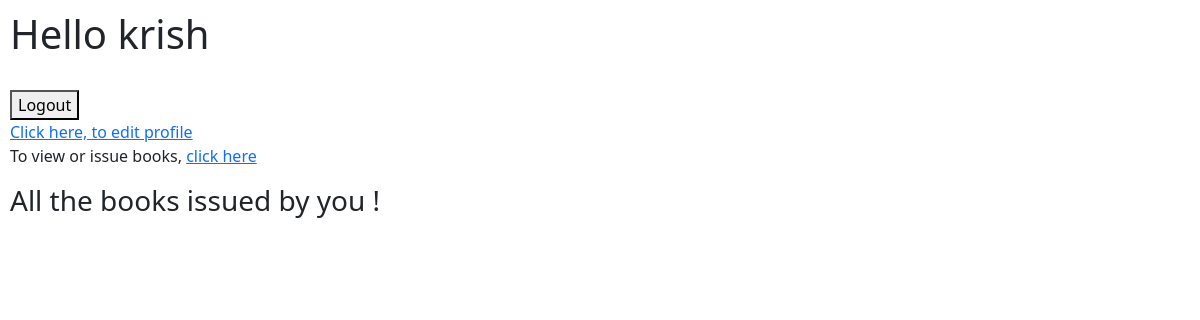
Before: /user/dashboard (signed in) with the older database file.
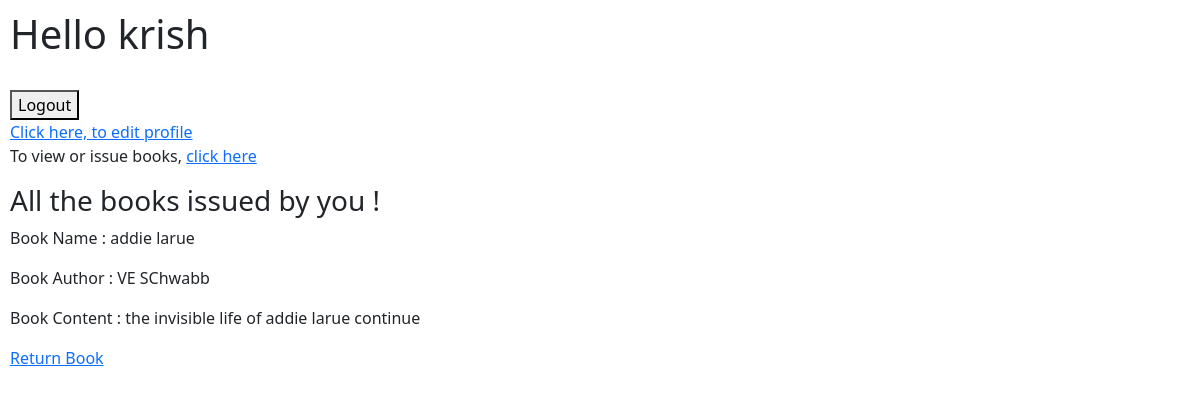
After: the same page with the newer database file.
### library/models.py (models this page shows, shortened)
class Book(db.Model):
    __tablename__ = "BOOK"
    id = db.Column(db.Integer, primary_key=True, autoincrement=True)
    name = db.Column(db.String(100), nullable=False)
    author = db.Column(db.String(100), nullable=False)
    content = db.Column(db.Text, nullable=False)
    section_id = db.Column(db.Integer, db.ForeignKey('SECTION.id'), nullable=False)
    issues = db.Relationship('Issue', backref="book_issues", cascade="all, delete")

### library/routes.py (the view)
@app.route("/user/dashboard")
def user_dashboard():
    if session.get("username") is None:
        return render_template("no_login.html")
    if session.get("username") == "admin":
        return render_template("admin_not_allowed.html")
    username = session.get("username")
    user_id = get_user_id()
    existing_user = models.User.query.filter(
        models.User.username == username).first()
    issue_records = models.Issue.query.filter(
        models.Issue.user_id == user_id, models.Issue.active_status == True).all()
    modified_issue_records = []
    for ir in issue_records:
        modified_issue_records.append(modify_the_issue_record(ir))
    data = {
        "user": existing_user,
        "issued_books": modified_issue_records,
    }
    return render_template("user_dashboard.html", data=data)

### library/routes.py (called while the page is built)
def modify_the_issue_record(issue_record):
    b = models.Book.query.get(issue_record.book_id)
    s = models.Section.query.get(b.section_id)
    u = models.User.query.get(issue_record.user_id)
    modified_issue_record = {
        "issue_id": issue_record.id,
        "book_id": b.id,
        "user_id": u.id,
        "username": u.username,
        "name": b.name,
        "author": b.author,
        "content": b.content,
        "section_name": s.name,
        "date_issued": issue_record.date_issued,
        "status": issue_record.active_status,
        "rating": issue_record.rating,
        "return_date": issue_record.return_date
    }
    return modified_issue_record

def get_user_id():
    user = models.User.query.filter(
        models.User.username == session.get("username")).first()
    if user is None:
        return None
    return user.id

### library/templates/user_dashboard.html (shortened to what this page needs)
<!DOCTYPE html>
<html lang="en">
  <head>
    <link
      href="https://cdn.jsdelivr.net/npm/bootstrap@5.3.3/dist/css/bootstrap.min.css"
      rel="stylesheet"
    />
  </head>
  <body>
    {% if session and not session["username"] == "admin" %}
    <h1>Hello {{ session["username"] }}</h1>
    <br />
    <form action="/logout" method="post">
      <button>Logout</button>
    </form>
    <a href="/user/{{ data['user'].id }}">Click here, to edit profile</a>
    <p>To view or issue books, <a href="/library">click here</a></p>
    <h3>All the books issued by you !</h3>
    {% for ib in data["issued_books"] %}
    <p>Book Name : {{ ib.name }}</p>
    <p>Book Author : {{ ib.author }}</p>
    <p>Book Content : {{ ib.content }}</p>
    <a href="/book/return/{{ ib.book_id }}">Return Book</a>
    {% endfor %} {% else %}
    <h1>You are not logged in, Go to <a href="/user/login">Login Page</a></h1>
    {% endif %}
  </body>
</html>

Changed rows visible on the page:
added Book: name "addie larue", author "VE SChwabb", content "the invisible life of addie larue continue"
Other visible differences:
new list line: "Book Name : Book Author : Book Content : Return Book"
